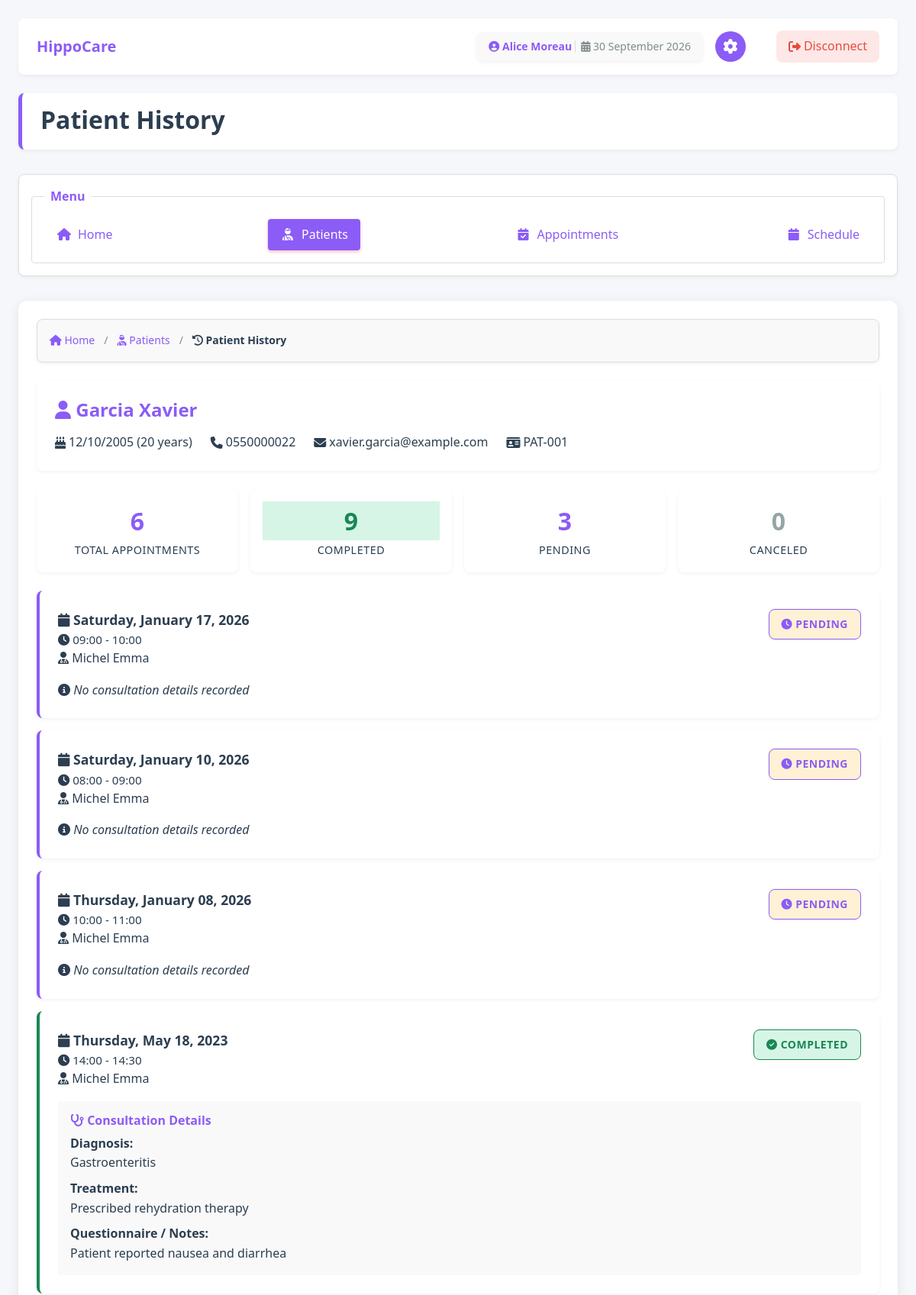
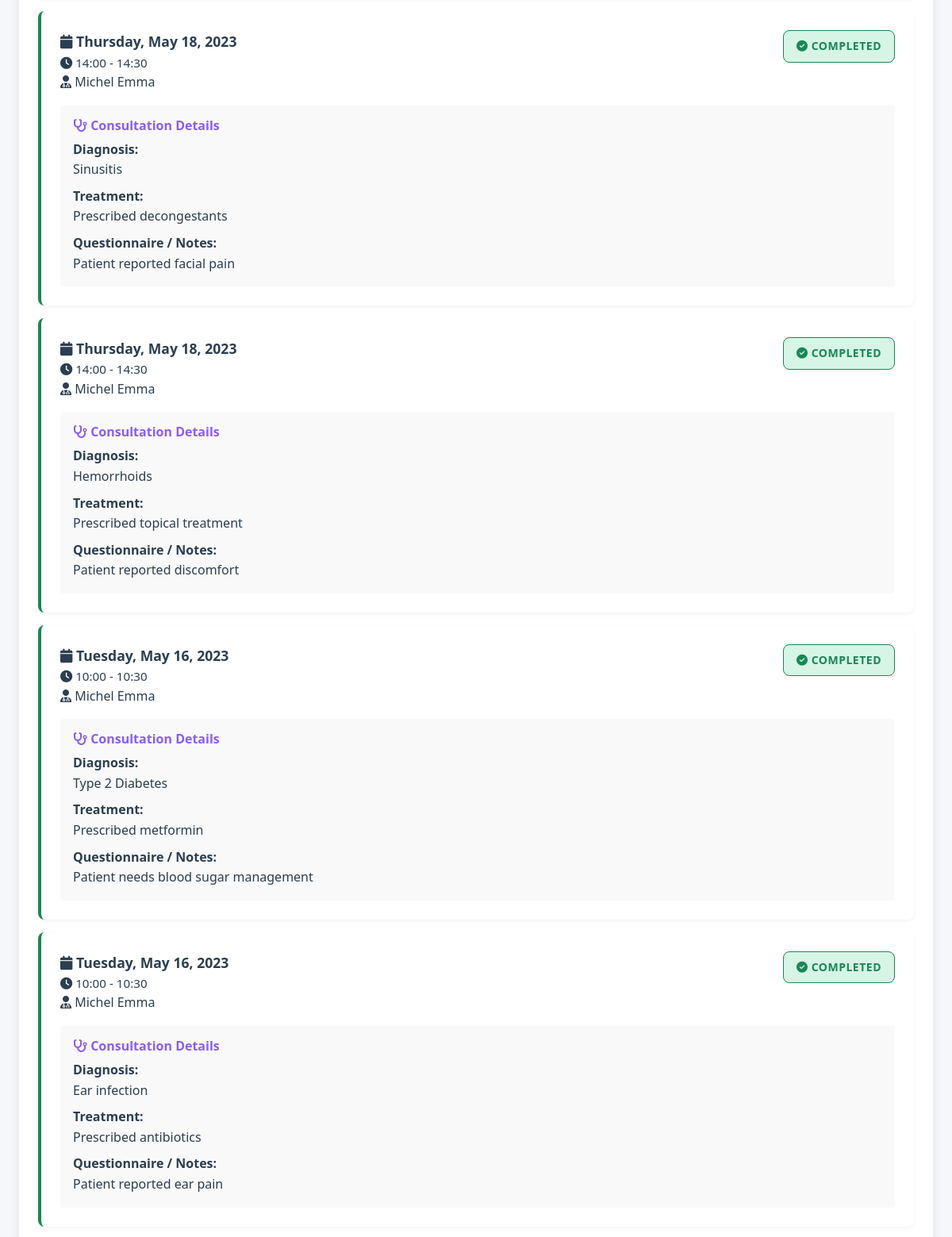
Screenshot of /cab-template/actors/assistant/assistant_patients_history.php?patient_id=1 (signed in, upper part) with the database file from the repository (2 pictures, top to bottom).
### tables this page shows
CREATE TABLE `assistant` (
  `id_assistant` int(11) NOT NULL,
  `last_name` varchar(100) NOT NULL,
  `first_name` varchar(100) NOT NULL,
  `email` varchar(50) NOT NULL,
  `phone` varchar(20) NOT NULL,
  `password` varchar(255) NOT NULL,
  `birth_date` date DEFAULT NULL,
  `national_id` varchar(20) DEFAULT NULL,
  `recruitment_date` date DEFAULT NULL COMMENT 'Date hired by the clinic',
  `id_doctor` int(11) DEFAULT NULL
);

CREATE TABLE `patient` (
  `id_patient` int(11) NOT NULL,
  `last_name` varchar(100) NOT NULL,
  `first_name` varchar(100) NOT NULL,
  `email` varchar(50) NOT NULL,
  `phone` varchar(20) NOT NULL,
  `password` varchar(255) NOT NULL,
  `birth_date` date DEFAULT NULL,
  `national_id` varchar(20) NOT NULL
);

CREATE TABLE `appointment` (
  `id_appointment` int(11) NOT NULL,
  `id_doctor` int(11) NOT NULL,
  `id_patient` int(11) NOT NULL,
  `appointment_date` date NOT NULL,
  `start_time` time NOT NULL,
  `end_time` time NOT NULL,
  `status` enum('pending','blocked','completed','canceled','missed') NOT NULL DEFAULT 'pending',
  `created_at` timestamp NOT NULL DEFAULT current_timestamp(),
  `updated_at` timestamp NOT NULL DEFAULT current_timestamp() ON UPDATE current_timestamp()
);

CREATE TABLE `doctor` (
  `id_doctor` int(11) NOT NULL,
  `last_name` varchar(100) NOT NULL,
  `first_name` varchar(100) NOT NULL,
  `email` varchar(50) NOT NULL,
  `phone` varchar(20) NOT NULL,
  `password` varchar(255) NOT NULL,
  `birth_date` date DEFAULT NULL,
  `national_id` varchar(20) DEFAULT NULL,
  `speciality` varchar(100) DEFAULT NULL,
  `consultation_fee` decimal(10,2) DEFAULT NULL COMMENT 'Consultation price in DZD',
  `recruitment_date` date DEFAULT NULL COMMENT 'Date hired by the clinic',
  `practice_start_year` int(4) DEFAULT NULL COMMENT 'Year started practicing as doctor',
  `role` enum('doctor','chief_doctor') DEFAULT 'doctor'
);

CREATE TABLE `consultation` (
  `id_consult` int(11) NOT NULL,
  `id_appointment` int(11) NOT NULL,
  `diagnosis` text DEFAULT NULL,
  `treatment` text DEFAULT NULL,
  `fee` decimal(10,2) DEFAULT NULL,
  `questionnaire` text DEFAULT NULL,
  `id_doctor` int(11) NOT NULL
);

### cab-template/actors/assistant/assistant_patients_history.php (the view, shortened to what this page needs)
<?php
require_once("../../DB/secure_page.php");
$id_assistant = $_SESSION["id_assistant"];
$stmt = $conn->prepare("SELECT last_name, first_name, id_doctor FROM assistant WHERE id_assistant = ?");
$stmt->bind_param("i", $id_assistant);
$stmt->execute();
$assistant_data = $stmt->get_result()->fetch_assoc();
$assistant_name = $assistant_data['first_name'] . ' ' . $assistant_data['last_name'];
$patient_id = (int)$_GET['patient_id'];
$patient_stmt = $conn->prepare("
    SELECT id_patient, last_name, first_name, email, phone, birth_date
    FROM patient
    WHERE id_patient = ?
    LIMIT 1
");
$patient_stmt->bind_param("i", $patient_id);
$patient_stmt->execute();
$patient = $patient_stmt->get_result()->fetch_assoc();
$items_per_page = 15;
$current_page = isset($_GET['page']) ? max(1, intval($_GET['page'])) : 1;
$offset = ($current_page - 1) * $items_per_page;
$count_stmt = $conn->prepare("SELECT COUNT(*) as total FROM appointment WHERE id_patient = ?");
$count_stmt->bind_param("i", $patient_id);
$count_stmt->execute();
$total_appointments = $count_stmt->get_result()->fetch_assoc()['total'];
$appointments_stmt = $conn->prepare("
    SELECT a.id_appointment, a.appointment_date, a.start_time, a.end_time, a.status,
           d.id_doctor, d.first_name as doctor_first, d.last_name as doctor_last,
           c.diagnosis, c.treatment, c.questionnaire
    FROM appointment a
    JOIN doctor d ON a.id_doctor = d.id_doctor
    LEFT JOIN consultation c ON a.id_appointment = c.id_appointment
    WHERE a.id_patient = ?
    ORDER BY a.appointment_date DESC, a.start_time DESC
    LIMIT ? OFFSET ?
");
$appointments_stmt->bind_param("iii", $patient_id, $items_per_page, $offset);
$appointments_stmt->execute();
$appointments = $appointments_stmt->get_result()->fetch_all(MYSQLI_ASSOC);
$birth_date = new DateTime($patient['birth_date']);
$age = (new DateTime())->diff($birth_date)->y;
?>
<!DOCTYPE html>
<html lang="en">
<head>
    <link rel="stylesheet" href="css/assistant_style.css">
    <link rel="stylesheet" href="css/assistant_forms.css">
    <link rel="stylesheet" href="https://cdnjs.cloudflare.com/ajax/libs/font-awesome/6.4.0/css/all.min.css">
</head>
<body>
    <div class="header-banner">
        <div class="logo-container">
            <a href="assistant_home.php" class="logo-link">
                <h1 class="logo-text">HippoCare</h1>
            </a>
        </div>
        <div class="header-actions">
            <span class="user-name">
                <span class="name-part">
                    <i class="fas fa-user-circle"></i>
                    <?php echo htmlspecialchars($assistant_name); ?>
                </span>
                <span class="date-part">
                    <i class="fas fa-calendar-alt"></i>
                    <?php echo date("d F Y"); ?>
                </span>
            </span>
            <a href="assistant_settings.php" title="Settings" class="settings-btn">
                <i class="fas fa-cog"></i>
            </a>
            <a href="../../DB/logout.php" class="disconnect-btn">
                <i class="fas fa-sign-out-alt"></i>
                <span>Disconnect</span>
            </a>
        </div>
    </div>
    <header>
        <h1>Patient History</h1>
    </header>
    <nav>
        <fieldset>
            <legend>Menu</legend>
            <div class="menu-links">
                <a href="assistant_home.php"><i class="fas fa-home"></i> Home</a>
                <a href="assistant_patients.php" class="active"><i class="fas fa-user-injured"></i> Patients</a>
                <a href="assistant_app.php"><i class="fas fa-calendar-check"></i> Appointments</a>
                <a href="assistant_schedule.php"><i class="fas fa-calendar"></i> Schedule</a>
            </div>
        </fieldset>
    </nav>
    <main>
        <nav class="breadcrumb">
            <a href="assistant_home.php"><i class="fas fa-home"></i> Home</a>
            <span class="separator">/</span>
            <a href="assistant_patients.php"><i class="fas fa-user-injured"></i> Patients</a>
            <span class="separator">/</span>
            <span class="current"><i class="fas fa-history"></i> Patient History</span>
        </nav>
        <div class="patient-info-header">
            <h2>
                <i class="fas fa-user"></i>
                <?php echo htmlspecialchars($patient['last_name'] . ' ' . $patient['first_name']); ?>
            </h2>
            <div class="patient-meta">
                <span>
                    <i class="fas fa-birthday-cake"></i>
                    <?php echo $birth_date->format('d/m/Y') . ' (' . $age . ' years)'; ?>
                </span>
                <span>
                    <i class="fas fa-phone"></i>
                    <?php echo htmlspecialchars($patient['phone']); ?>
                </span>
                <span>
                    <i class="fas fa-envelope"></i>
                    <?php echo htmlspecialchars($patient['email']); ?>
                </span>
                <span>
                    <i class="fas fa-id-card"></i>
                    PAT-<?php echo sprintf('%03d', $patient['id_patient']); ?>
                </span>
            </div>
        </div>
        <?php
        $completed = 0;
        $pending = 0;
        $canceled = 0;
        foreach($appointments as $app) {
            switch($app['status']) {
                case 'completed': $completed++; break;
                case 'pending': $pending++; break;
            }
        }
        ?>
        <div class="stats-summary">
            <div class="stat-card">
                <span class="stat-number"><?php echo $total_appointments; ?></span>
                <span class="stat-label">Total Appointments</span>
            </div>
            <div class="stat-card">
                <span class="stat-number success"><?php echo $completed; ?></span>
                <span class="stat-label">Completed</span>
            </div>
            <div class="stat-card">
                <span class="stat-number primary"><?php echo $pending; ?></span>
                <span class="stat-label">Pending</span>
            </div>
            <div class="stat-card">
                <span class="stat-number gray"><?php echo $canceled; ?></span>
                <span class="stat-label">Canceled</span>
            </div>
        </div>
        <?php if(count($appointments) > 0): ?>
            <div class="history-list">
                <?php foreach($appointments as $appointment):
                    $status_class = $appointment['status'];
                    $status_icon = [
                        'pending' => 'fa-clock',
                        'completed' => 'fa-check-circle',
                        'canceled' => 'fa-times-circle',
                        'missed' => 'fa-exclamation-circle'
                    ][$appointment['status']];
                    $status_label = ucfirst($appointment['status']);
                    $app_date = new DateTime($appointment['appointment_date']);
                ?>
                <div class="history-card <?php echo $status_class; ?>">
                    <div class="history-header">
                        <div>
                            <div class="history-date">
                                <i class="fas fa-calendar"></i>
                                <?php echo $app_date->format('l, F d, Y'); ?>
                            </div>
                            <div class="history-time">
                                <i class="fas fa-clock"></i>
                                <?php echo date('H:i', strtotime($appointment['start_time'])) . ' - ' . date('H:i', strtotime($appointment['end_time'])); ?>
                            </div>
                            <div class="history-doctor">
                                <i class="fas fa-user-md"></i>
                                <?php echo htmlspecialchars($appointment['doctor_last'] . ' ' . $appointment['doctor_first']); ?>
                            </div>
                        </div>
                        <div>
                            <span class="status-badge status-<?php echo $status_class; ?>">
                                <i class="fas <?php echo $status_icon; ?>"></i>
                                <?php echo $status_label; ?>
                            </span>
                        </div>
                    </div>
                    <?php if($appointment['diagnosis'] || $appointment['treatment'] || $appointment['questionnaire']): ?>
                    <div class="consultation-details">
                        <h4><i class="fas fa-stethoscope"></i> Consultation Details</h4>
                        <?php if($appointment['diagnosis']): ?>
                        <p>
                            <strong>Diagnosis:</strong><br>
                            <?php echo nl2br(htmlspecialchars($appointment['diagnosis'])); ?>
                        </p>
                        <?php endif; ?>
                        <?php if($appointment['treatment']): ?>
                        <p>
                            <strong>Treatment:</strong><br>
                            <?php echo nl2br(htmlspecialchars($appointment['treatment'])); ?>
                        </p>
                        <?php endif; ?>
                        <?php if($appointment['questionnaire']): ?>
                        <p>
                            <strong>Questionnaire / Notes:</strong><br>
                            <?php echo nl2br(htmlspecialchars($appointment['questionnaire'])); ?>
                        </p>
                        <?php endif; ?>
                    </div>
                    <?php else: ?>
                    <div class="no-consultation">
                        <i class="fas fa-info-circle"></i>
                        No consultation details recorded
                    </div>
                    <?php endif; ?>
                </div>
                <?php endforeach; ?>
            </div>
        <?php endif; ?>
    </main>
</body>
</html>

### rows the page displays
assistant: assistant_name "Alice Moreau"
patient: last_name+first_name "Garcia Xavier", birth_date "12/10/2005", phone "0550000022", email "xavier.garcia@example.com", id_patient "001"
appointment: appointment_date "Saturday, January 17, 2026", start_time "09:00", end_time "10:00", id_doctor.first_name "Michel Emma", status "PENDING", shows "No consultation details recorded"
appointment: appointment_date "Saturday, January 10, 2026", start_time "08:00", end_time "09:00", id_doctor.first_name "Michel Emma", status "PENDING", shows "No consultation details recorded"
appointment: appointment_date "Thursday, January 08, 2026", start_time "10:00", end_time "11:00", id_doctor.first_name "Michel Emma", status "PENDING", shows "No consultation details recorded"
consultation: id_appointment.appointment_date "Thursday, May 18, 2023", id_appointment.start_time "14:00", id_appointment.end_time "14:30", id_doctor.first_name "Michel Emma", id_appointment.status "COMPLETED", diagnosis "Gastroenteritis", treatment "Prescribed rehydration therapy", questionnaire "Patient reported nausea and diarrhea"
consultation: id_appointment.appointment_date "Thursday, May 18, 2023", id_appointment.start_time "14:00", id_appointment.end_time "14:30", id_doctor.first_name "Michel Emma", id_appointment.status "COMPLETED", diagnosis "Sinusitis", treatment "Prescribed decongestants", questionnaire "Patient reported facial pain"
consultation: id_appointment.appointment_date "Thursday, May 18, 2023", id_appointment.start_time "14:00", id_appointment.end_time "14:30", id_doctor.first_name "Michel Emma", id_appointment.status "COMPLETED", diagnosis "Hemorrhoids", treatment "Prescribed topical treatment", questionnaire "Patient reported discomfort"
consultation: id_appointment.appointment_date "Tuesday, May 16, 2023", id_appointment.start_time "10:00", id_appointment.end_time "10:30", id_doctor.first_name "Michel Emma", id_appointment.status "COMPLETED", diagnosis "Type 2 Diabetes", treatment "Prescribed metformin", questionnaire "Patient needs blood sugar management"
consultation: id_appointment.appointment_date "Tuesday, May 16, 2023", id_appointment.start_time "10:00", id_appointment.end_time "10:30", id_doctor.first_name "Michel Emma", id_appointment.status "COMPLETED", diagnosis "Ear infection", treatment "Prescribed antibiotics", questionnaire "Patient reported ear pain"

### other values shown
$total_appointments "6"
$completed "9"
$pending "3"
$canceled "0"
